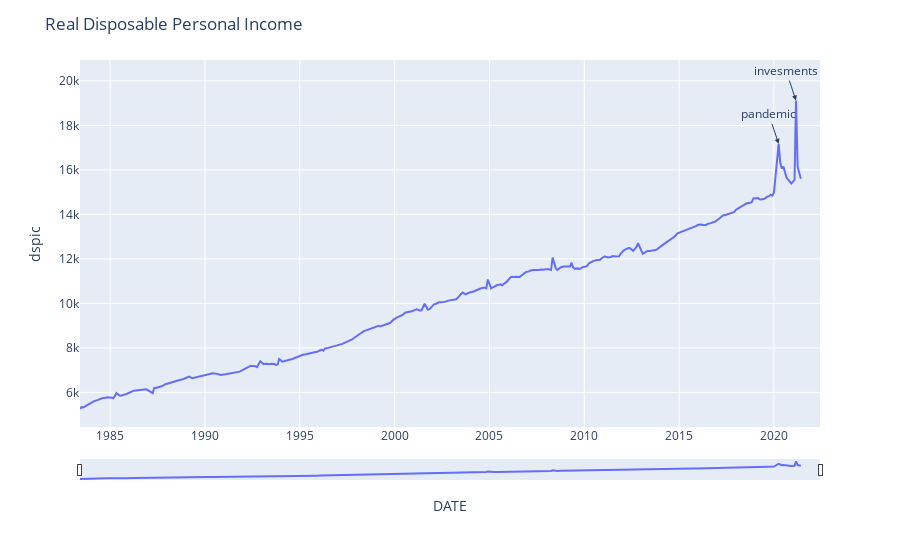

Notebook cell for this chart:
### Markdown cell above
Let’s break down what we’ve done here:

We used px.scatter to draw scatter polt find any correlation between oil price and Real Disposable Personal Income.

as we can see R2 is 0.42 and coefficient is 0.65(medium positive correlation)

### Code cell
import plotly.express as px
# Construct the graph and style it. 

fig = px.line(df, x='DATE', y='dspic', line_shape='linear')
fig.update_layout(
    title=' Real Disposable Personal Income', 
    xaxis = dict(
        showgrid=True, 
        rangeslider = dict(
            visible=True, 
            thickness=0.05
        )
    ), 
    yaxis = dict(
        showgrid=True
    ), 
    legend = dict(
        orientation='v'
    ), 
    paper_bgcolor='#FFFFFF'
)
#fig.show(renderer="iframe")
fig.add_annotation(x='2020-04-01', y=17170,
            text="pandemic",
            showarrow=True,
            arrowhead=2)
fig.add_annotation(x='2021-03-01', y=19119,
            text="invesments",
            showarrow=True,
            arrowhead=2)

### Figure 1 — Plotly figure (JSON) as saved in the notebook; plotly's stock layout.template omitted (floating-point values rounded to 4 significant figures; data arrays with more than 128 entries replaced by an {"elided": "..."} marker saying what was removed)
{"data": [{"hovertemplate": "DATE=%{x}<br>dspic=%{y}<extra></extra>", "legendgroup": "", "line": {"color": "#636efa", "dash": "solid", "shape": "linear"}, "marker": {"symbol": "circle"}, "mode": "lines", "name": "", "orientation": "v", "showlegend": false, "type": "scatter", "x": {"elided": "299 str values"}, "xaxis": "x", "y": {"elided": "299 float values"}, "yaxis": "y"}], "layout": {"annotations": [{"arrowhead": 2, "showarrow": true, "text": "pandemic", "x": "2020-04-01", "y": 17170}, {"arrowhead": 2, "showarrow": true, "text": "invesments", "x": "2021-03-01", "y": 19119}], "legend": {"orientation": "v", "tracegroupgap": 0}, "margin": {"t": 60}, "paper_bgcolor": "#FFFFFF", "title": {"text": " Real Disposable Personal Income"}, "xaxis": {"anchor": "y", "domain": [0, 1], "rangeslider": {"thickness": 0.05, "visible": true}, "showgrid": true, "title": {"text": "DATE"}}, "yaxis": {"anchor": "x", "domain": [0, 1], "showgrid": true, "title": {"text": "dspic"}}}}
